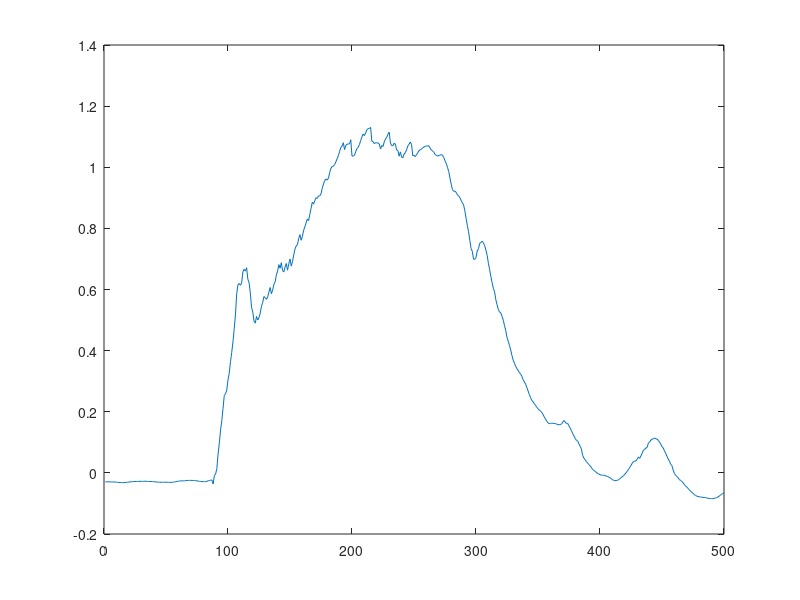

Here is the MATLAB script that generated this plot: (Note: this script raises an error after producing the figure.)
clear;clc;
file = load("data6.mat");
data = file.data;
real_range = 221:500;
phi_real = data(:,2)/180*pi;
plot(phi_real)
file = load("sim5v.mat");
sim_range = 1:280;
phi_sim = file.out.phi_sim(sim_range,2);

%plot([phi_real,phi_sim]),grid;